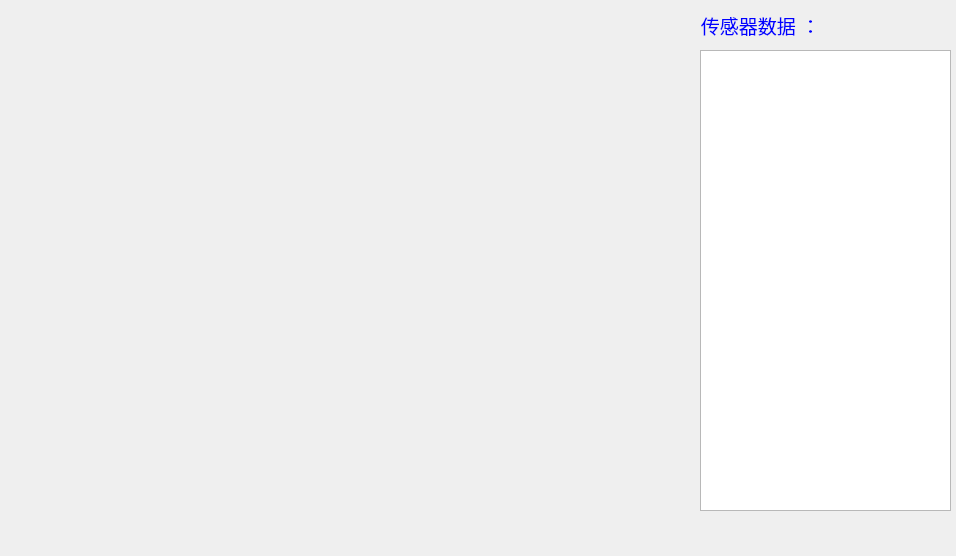
<?xml version="1.0" encoding="UTF-8"?>
<ui version="4.0">
 <class>ShowWaveform</class>
 <widget class="QWidget" name="ShowWaveform">
  <property name="geometry">
   <rect>
    <x>0</x>
    <y>0</y>
    <width>956</width>
    <height>556</height>
   </rect>
  </property>
  <property name="windowTitle">
   <string>Form</string>
  </property>
  <widget class="QCustomPlot" name="customPlot" native="true">
   <property name="geometry">
    <rect>
     <x>0</x>
     <y>0</y>
     <width>341</width>
     <height>161</height>
    </rect>
   </property>
  </widget>
  <widget class="QCustomPlot" name="Acc_Y_customPlot" native="true">
   <property name="geometry">
    <rect>
     <x>0</x>
     <y>160</y>
     <width>341</width>
     <height>171</height>
    </rect>
   </property>
  </widget>
  <widget class="QCustomPlot" name="Acc_Z_customPlot" native="true">
   <property name="geometry">
    <rect>
     <x>0</x>
     <y>330</y>
     <width>341</width>
     <height>191</height>
    </rect>
   </property>
  </widget>
  <widget class="QCustomPlot" name="Gyro_X_customPlot" native="true">
   <property name="geometry">
    <rect>
     <x>360</x>
     <y>0</y>
     <width>321</width>
     <height>161</height>
    </rect>
   </property>
  </widget>
  <widget class="QCustomPlot" name="Gyro_Y_customPlot" native="true">
   <property name="geometry">
    <rect>
     <x>360</x>
     <y>160</y>
     <width>321</width>
     <height>171</height>
    </rect>
   </property>
  </widget>
  <widget class="QCustomPlot" name="Gyro_Z_customPlot" native="true">
   <property name="geometry">
    <rect>
     <x>360</x>
     <y>330</y>
     <width>321</width>
     <height>191</height>
    </rect>
   </property>
  </widget>
  <widget class="QLabel" name="label">
   <property name="geometry">
    <rect>
     <x>700</x>
     <y>0</y>
     <width>121</width>
     <height>51</height>
    </rect>
   </property>
   <property name="text">
    <string>&lt;html&gt;&lt;head/&gt;&lt;body&gt;&lt;p align=&quot;center&quot;&gt;&lt;span style=&quot; font-size:14pt; color:#0000ff;&quot;&gt;传感器数据 ：&lt;/span&gt;&lt;/p&gt;&lt;/body&gt;&lt;/html&gt;</string>
   </property>
  </widget>
  <widget class="QTextBrowser" name="textBrowser">
   <property name="geometry">
    <rect>
     <x>700</x>
     <y>50</y>
     <width>251</width>
     <height>461</height>
    </rect>
   </property>
  </widget>
 </widget>
 <customwidgets>
  <customwidget>
   <class>QCustomPlot</class>
   <extends>QWidget</extends>
   <header location="global">qcustom./qcustomplot.h</header>
   <container>1</container>
  </customwidget>
 </customwidgets>
 <resources/>
 <connections/>
</ui>
